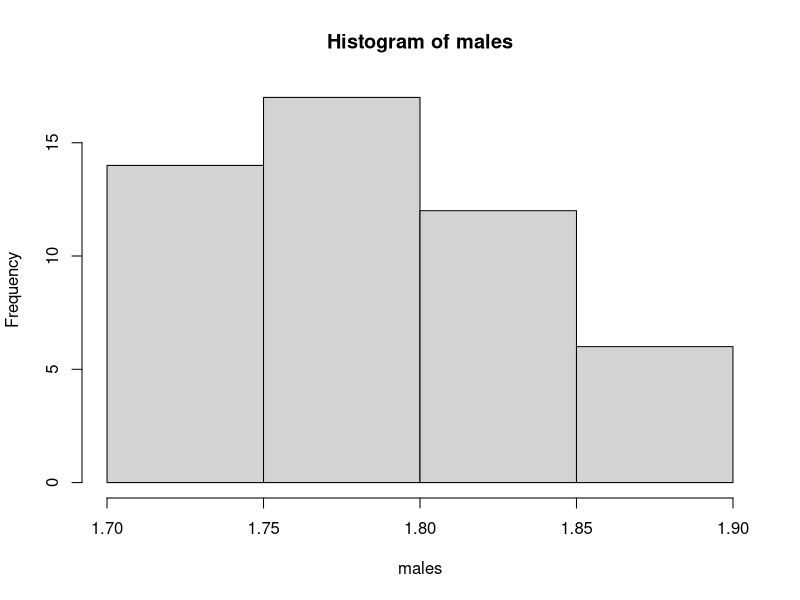
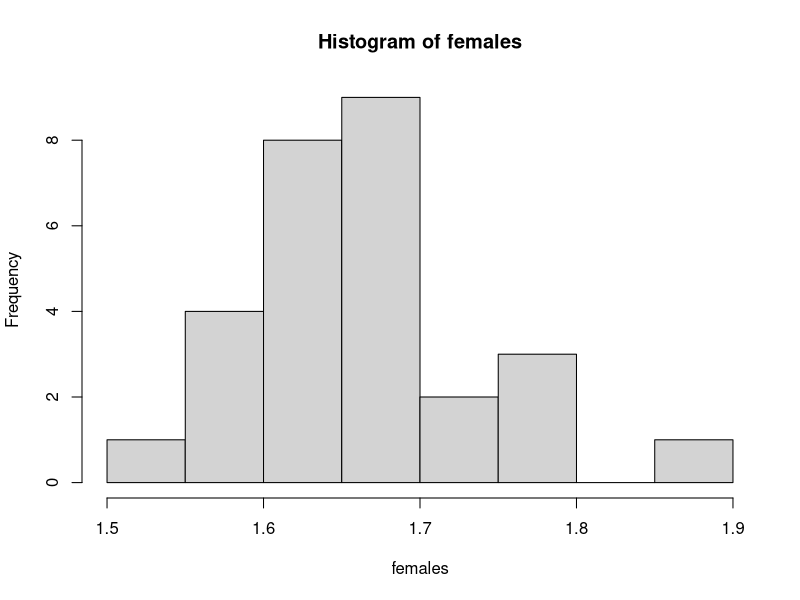

These figures' R source, in order:
data <- read.csv("survey_data_2019.txt" , header=TRUE , sep='\t')
data <- data[complete.cases(data[,"height"]),]
# We are going to use the variable X1bar - X2bar (x1bar avg value of males , x2bar avg value of females)
males <- data[data$sex == 'M',]$height
females <- data[data$sex == 'F',]$height

hist(males)
hist(females)
#No outliers and the distr looks normal enough

#Calculating sample size
nrow(data[data$sex == 'M',]) -> N1
nrow(data[data$sex == 'F',]) -> N2

#Calculating the sdeviastions of each male and female data
sd(males) -> s1
sd(females) -> s2

mean(males) -> m1
mean(females) -> m2

#Calculating the t for 95 % confidence interval
#Degrees of freedom are N1+N2 sp
abs(qt(0.025, df=N1+N1)) -> t

#Finally calculating the margin of erroR
mt <- (s1/N1 + s2/N2) * t

##Therefore the confidence interval is the following
lowerbound <- (m1-m2) - mt
higherbound <- (m1-m2) + mt
